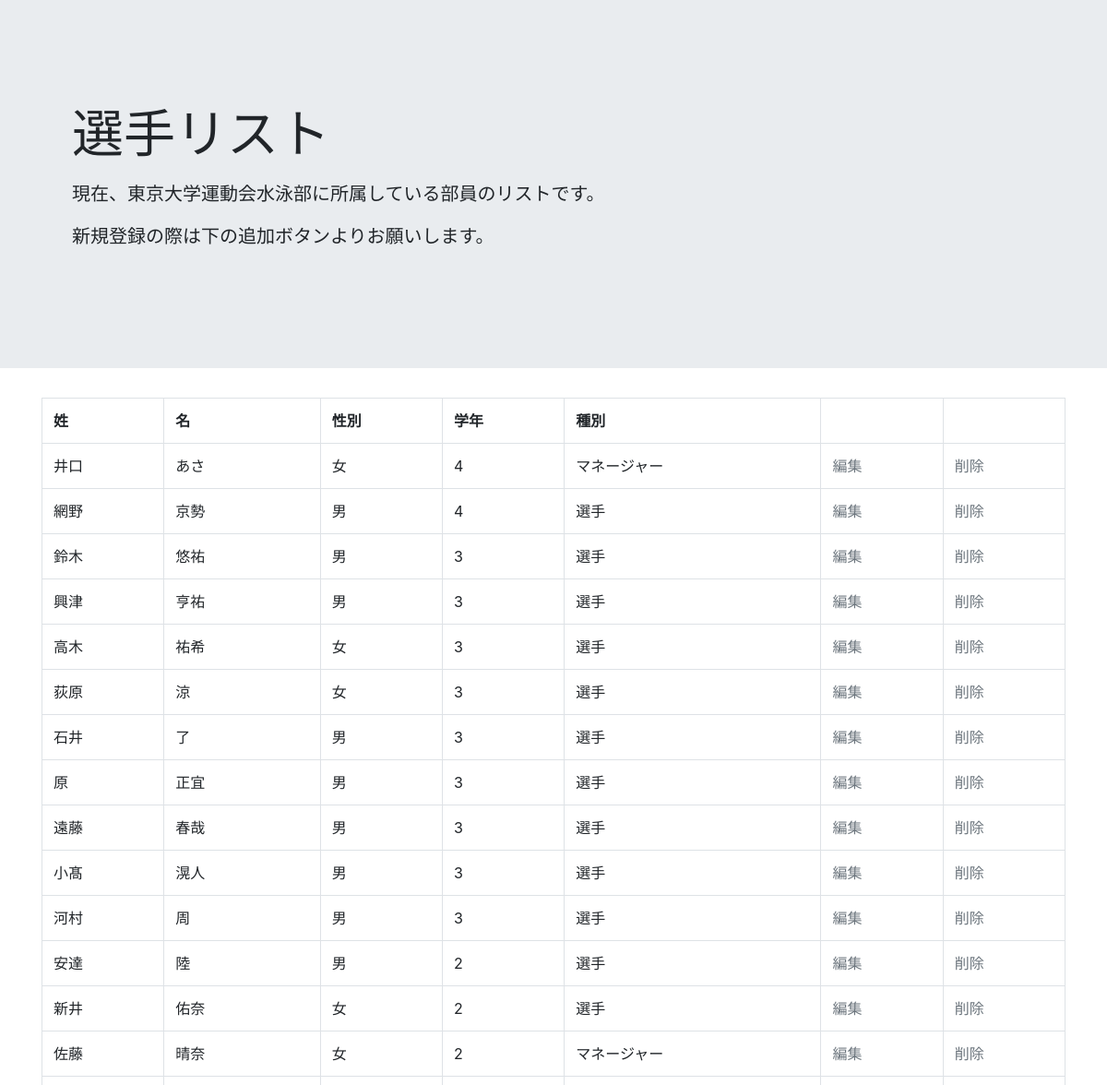
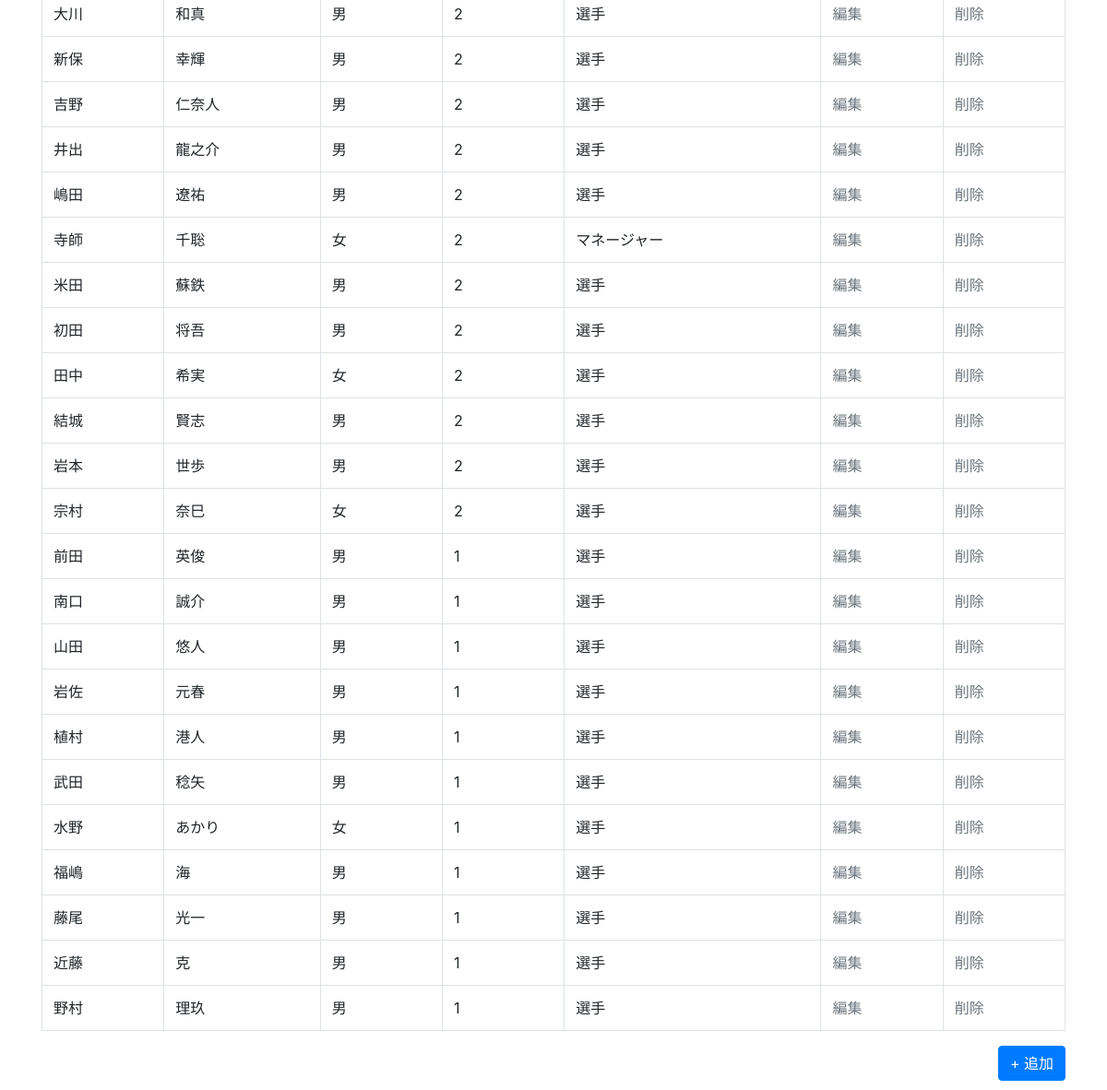
Page /member/ on the committed database (2 pictures, top to bottom).
### kappashiftapp/models.py (models this page shows, shortened)
class MemberModel(models.Model):
    first_name = models.CharField(max_length=50)
    last_name = models.CharField(max_length=50)
    grade = models.IntegerField()
    sex = models.CharField(max_length=50, choices=(('男', 'M'), ('女', 'W')))
    member_type = models.CharField(max_length=10, choices=(
        ('選手', 'Swimmer'), ('マネージャー', 'Manager')))

### kappashiftapp/views.py (the view)
# urls.py: path('member/', MemberView.as_view(), name='member'),
class MemberView(ListView):
    template_name = 'member.html'
    model = MemberModel
    def get_queryset(self):
        return MemberModel.objects.order_by('-grade')

### templates/member.html
{% extends 'base.html' %}
{% block header %}
<header class="jumbotron jumbotron-fluid">
    <div class="container p-5">
        <h1 class="display-4 mb-3">選手リスト</h1>
        <p class="lead">現在、東京大学運動会水泳部に所属している部員のリストです。</p>
        <p class="lead">新規登録の際は下の追加ボタンよりお願いします。</p>
    </div>
</header>
{% endblock header %}
{% block content %}
<div class="container pb-5">
<table class="table table-bordered">
    <tr>
        <th>姓</th>
        <th>名</th>
        <th>性別</th>
        <th>学年</th>
        <th>種別</th>
        <th></th>
        <th></th>
    </tr>
    {% for item in object_list %}
    <tr>
        <td>{{item.last_name}}</td>
        <td>{{item.first_name}}</td>
        <td>{{item.sex}}</td>
        <td>{{item.grade}}</td>
        <td>{{item.member_type}}</td>
        <td><a href="{% url 'update' item.pk %}" class="text-secondary">編集</a></td>
        <td><a href="{% url 'delete' item.pk %}" class="text-secondary">削除</a></td>
    </tr>
    {% endfor %}
</table>
<a href="{% url 'create' %}" class="btn btn-primary float-right">+ 追加</a>
</div>
{% endblock content %}

### rows in the picture
MemberModel: last_name "井口", first_name "あさ", sex "女", grade "4", member_type "マネージャー"
MemberModel: last_name "網野", first_name "京勢", sex "男", grade "4", member_type "選手"
MemberModel: last_name "鈴木", first_name "悠祐", sex "男", grade "3", member_type "選手"
MemberModel: last_name "興津", first_name "亨祐", sex "男", grade "3", member_type "選手"
MemberModel: last_name "高木", first_name "祐希", sex "女", grade "3", member_type "選手"
MemberModel: last_name "荻原", first_name "涼", sex "女", grade "3", member_type "選手"
MemberModel: last_name "石井", first_name "了", sex "男", grade "3", member_type "選手"
MemberModel: last_name "原", first_name "正宜", sex "男", grade "3", member_type "選手"
MemberModel: last_name "遠藤", first_name "春哉", sex "男", grade "3", member_type "選手"
MemberModel: last_name "小髙", first_name "滉人", sex "男", grade "3", member_type "選手"
MemberModel: last_name "河村", first_name "周", sex "男", grade "3", member_type "選手"
MemberModel: last_name "安達", first_name "陸", sex "男", grade "2", member_type "選手"
MemberModel: last_name "新井", first_name "佑奈", sex "女", grade "2", member_type "選手"
MemberModel: last_name "佐藤", first_name "晴奈", sex "女", grade "2", member_type "マネージャー"
MemberModel: last_name "大川", first_name "和真", sex "男", grade "2", member_type "選手"
MemberModel: last_name "新保", first_name "幸輝", sex "男", grade "2", member_type "選手"
MemberModel: last_name "吉野", first_name "仁奈人", sex "男", grade "2", member_type "選手"
MemberModel: last_name "井出", first_name "龍之介", sex "男", grade "2", member_type "選手"
MemberModel: last_name "嶋田", first_name "遼祐", sex "男", grade "2", member_type "選手"
MemberModel: last_name "寺師", first_name "千聡", sex "女", grade "2", member_type "マネージャー"
MemberModel: last_name "米田", first_name "蘇鉄", sex "男", grade "2", member_type "選手"
MemberModel: last_name "初田", first_name "将吾", sex "男", grade "2", member_type "選手"
MemberModel: last_name "田中", first_name "希実", sex "女", grade "2", member_type "選手"
MemberModel: last_name "結城", first_name "賢志", sex "男", grade "2", member_type "選手"
MemberModel: last_name "岩本", first_name "世歩", sex "男", grade "2", member_type "選手"
MemberModel: last_name "宗村", first_name "奈巳", sex "女", grade "2", member_type "選手"
MemberModel: last_name "前田", first_name "英俊", sex "男", grade "1", member_type "選手"
MemberModel: last_name "南口", first_name "誠介", sex "男", grade "1", member_type "選手"
MemberModel: last_name "山田", first_name "悠人", sex "男", grade "1", member_type "選手"
MemberModel: last_name "岩佐", first_name "元春", sex "男", grade "1", member_type "選手"
MemberModel: last_name "植村", first_name "港人", sex "男", grade "1", member_type "選手"
MemberModel: last_name "武田", first_name "稔矢", sex "男", grade "1", member_type "選手"
MemberModel: last_name "水野", first_name "あかり", sex "女", grade "1", member_type "選手"
MemberModel: last_name "福嶋", first_name "海", sex "男", grade "1", member_type "選手"
MemberModel: last_name "藤尾", first_name "光一", sex "男", grade "1", member_type "選手"
MemberModel: last_name "近藤", first_name "克", sex "男", grade "1", member_type "選手"
MemberModel: last_name "野村", first_name "理玖", sex "男", grade "1", member_type "選手"
